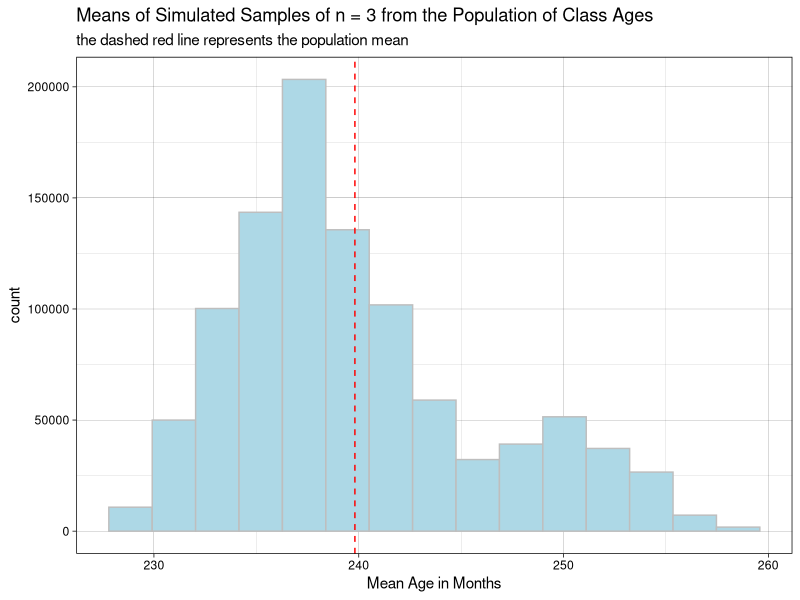
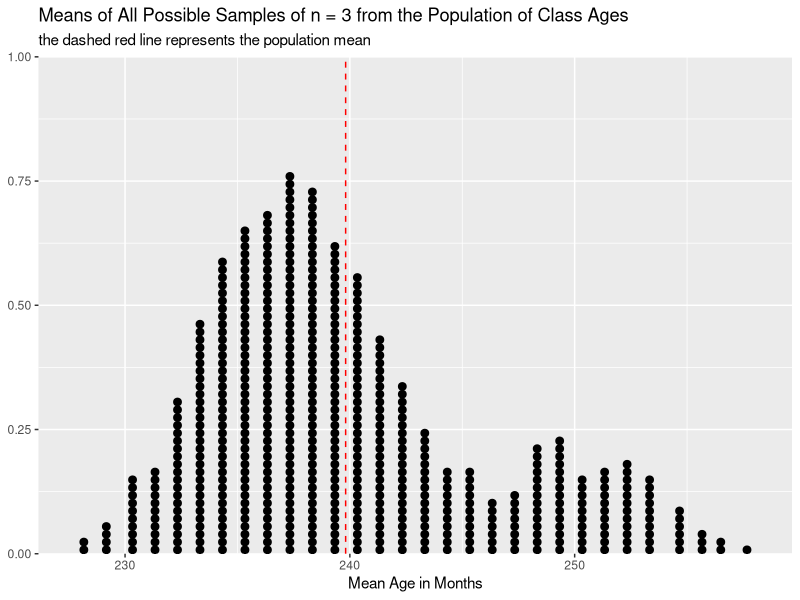
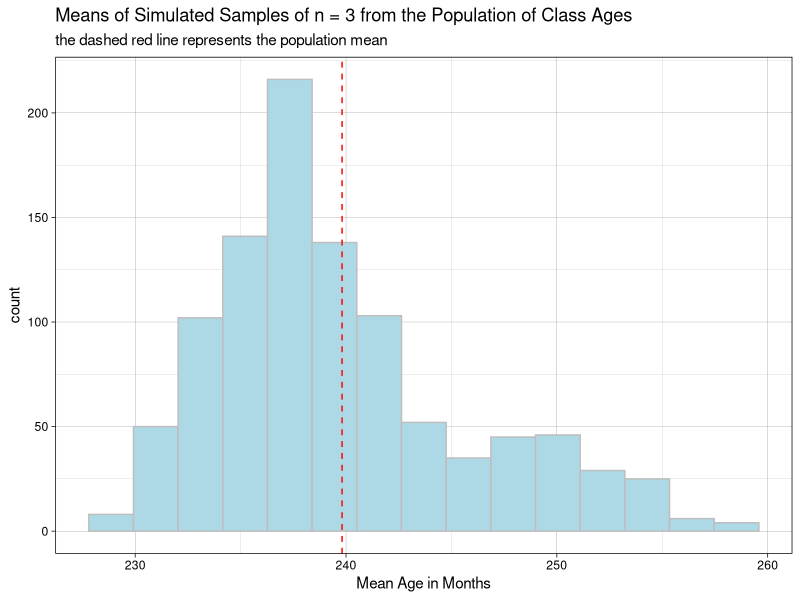

These charts were generated, in order, by the following R code:
## ---- chunk 1
knitr::opts_chunk$set(message = FALSE, warning = FALSE, comment = NA)
## ---- chunk 2
library(tidyverse)
library(combinat)  # required for combn() function
## ---- chunk 3
pop_ages = c(234, 241, 233, 227, 251, 227, 242, 239, 241, 238, 230, 246, 231, 243, 238, 276)

pop_ages[1]   # first value
pop_ages[10]  # tenth value
pop_ages[c(1, 10)]  # first and tenth values

(mu <- mean(pop_ages))
## ---- chunk 4
sampleIDs <- c(3, 6, 15)
sample_ages <- pop_ages[sampleIDs] # use vector index [ ] to get data for sampled students
(xbar1 <- mean(sample_ages))
## ---- chunk 5
sampleIDs <- c(5, 15, 16)
sample_ages <- pop_ages[sampleIDs]
(xbar2 <- mean(sample_ages))
## ---- chunk 6
sims  <- 10^6              # number of samples
pop_N <- length(pop_ages)  # population size
n     <- 3                 # sample size

sim_means <- numeric(sims) # vector to store the means of the random samples
                           # there is one location for each simulated sample
                           # initially this vector contains zeroes, try it!

# our for loop starts at 1 because vectors in R are indexed starting at one
# the counter serves not only to count, but also to index results using [i]

for (i in 1:sims) {
  sampleIDs    <- sample(pop_N, n)           # randomly choose n sample IDs
  sim_means[i] <- mean(pop_ages[sampleIDs])  # compute/store the sample mean
}
## ---- chunk 7
ggplot(NULL, aes(x = sim_means)) +
  geom_histogram(bins = 15, color = "gray", fill = "lightblue") +
  geom_vline(xintercept = mu, color = "red", linetype = "dashed") +
  labs(title = "Means of Simulated Samples of n = 3 from the Population of Class Ages",
       subtitle = "the dashed red line represents the population mean",
       x = "Mean Age in Months") +
  theme_linedraw()
## ---- chunk 8
mean(sim_means)
sd(sim_means)
## ---- chunk 9
# if you are confused about this, run it a few times and see what happens
# clarify for yourself so that you understand what pop_N is and what n is

sample(pop_N, n)
## ---- chunk 10
choose(pop_N, n)
## ---- chunk 11
n <- 3
all_samples <- combn(pop_ages, n)        # each matrix column is one sample
all_means   <- colSums(all_samples) / n  # compute the mean of each sample

ggplot(NULL, aes(x = all_means)) +
  geom_dotplot(dotsize = 0.35) +
  geom_vline(xintercept = mu, 
             color = "red", 
             linetype = "dashed") +
  scale_y_continuous(NULL, expand = c(0, 0)) +
  labs(title = "Means of All Possible Samples of n = 3 from the Population of Class Ages",
       subtitle = "the dashed red line represents the population mean",
       x = "Mean Age in Months")
## ---- chunk 12
mean(all_means)
mean(all_means) == mu
## ---- chunk 13
pop_ages <- tibble(ages = c(234, 241, 233, 227, 251, 227, 242, 239, 241, 238, 230, 246, 231, 243, 238, 276))
## ---- chunk 14
sim_means <- replicate(n = 1000,
          expr = {
            pop_ages %>% 
              slice_sample(n = 3) %>% 
              summarize(sample_mean = mean(ages)) %>% 
              pull(sample_mean)
          }
)
## ---- chunk 15
ggplot(NULL, aes(x = sim_means)) +
  geom_histogram(bins = 15, 
                 color = "gray", 
                 fill = "lightblue") +
  geom_vline(xintercept = mu, 
             color = "red", 
             linetype = "dashed") +
  labs(title = "Means of Simulated Samples of n = 3 from the Population of Class Ages",
       subtitle = "the dashed red line represents the population mean",
       x = "Mean Age in Months") +
  theme_linedraw()
## ---- chunk 16
tibble(sim_means) %>% 
summarize(mean_sim_means = mean(sim_means),
          sd_sim_means   = sd(sim_means))
## ---- chunk 17
sessionInfo()
